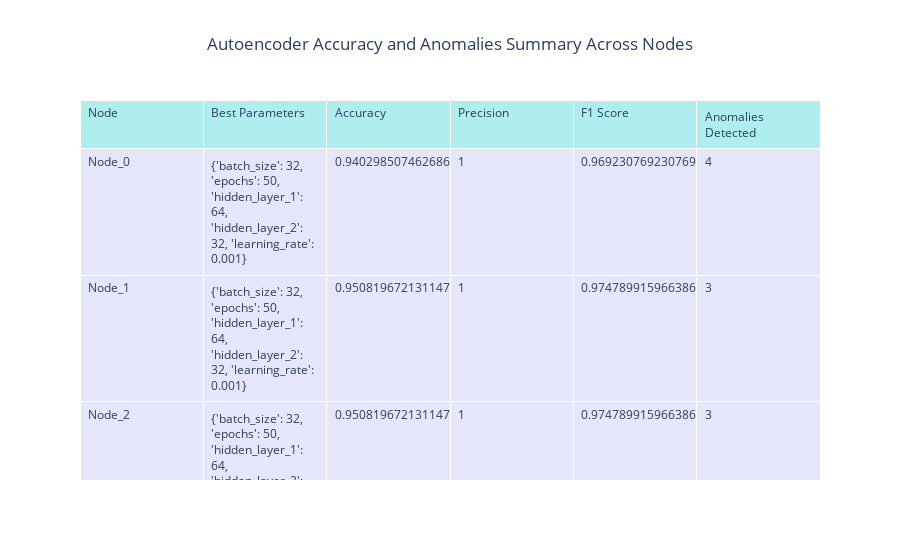

Notebook source saved alongside this figure:
### Markdown cell above
# Autoencoder

### Code cell
import pandas as pd
import numpy as np
import plotly.graph_objects as go
from sklearn.metrics import accuracy_score
from tensorflow.keras.models import Sequential
from tensorflow.keras.layers import Dense
from tensorflow.keras.optimizers import Adam
from tensorflow.keras.callbacks import EarlyStopping
from sklearn.model_selection import ParameterGrid
from sklearn.metrics import precision_score, f1_score
import os

# File path and naming convention
directory = '/Users/zxgan/FYP_Kubernetes/Dataset/cleaned_dataset/'
file_prefix = 'node_node_'
file_suffix = '_dataset.csv'
num_files = 50

# Parameter grid for autoencoder tuning
param_grid_ae = {
    'hidden_layer_1': [64, 128, 256],
    'hidden_layer_2': [32, 64, 128],
    'learning_rate': [0.001, 0.0001],
    'batch_size': [32, 64],
    'epochs': [50, 100],
}

# Initialize summary
results_summary = []

# Loop through each dataset
for i in range(num_files):
    file_path = f"{directory}{file_prefix}{i}{file_suffix}"
    print(f"Processing file: {file_path}")
    
    # Load dataset
    data = pd.read_csv(file_path)
    data.drop(columns=['timestamp', 'pod_status_Pending', 'pod_status_Running', 
                       'pod_status_Succeeded', 'pod_status_Failed', 'pod_status_Unknown'], inplace=True)
    numeric_data = data.select_dtypes(include=[np.number])
    
    # Split into training and testing sets
    from sklearn.model_selection import train_test_split
    X_train, X_test = train_test_split(numeric_data, test_size=0.2, random_state=42)
    
    best_accuracy_ae = 0
    best_f1_score_ae = 0
    best_precision_ae = 0
    best_autoencoder = None
    best_params_ae = None
    num_anomalies = 0

    # Train autoencoder for parameter grid
    for params in ParameterGrid(param_grid_ae):
        print(f"Node {i} - Testing parameters: {params}")
        autoencoder = Sequential([
            Dense(params['hidden_layer_1'], activation='relu', input_shape=(X_train.shape[1],)),
            Dense(params['hidden_layer_2'], activation='relu'),
            Dense(16, activation='relu'),
            Dense(params['hidden_layer_2'], activation='relu'),
            Dense(params['hidden_layer_1'], activation='relu'),
            Dense(X_train.shape[1], activation='sigmoid')
        ])
        autoencoder.compile(optimizer=Adam(learning_rate=params['learning_rate']), loss='mse')
        early_stopping = EarlyStopping(monitor='val_loss', patience=10, restore_best_weights=True)
        history = autoencoder.fit(
            X_train, X_train, epochs=params['epochs'], batch_size=params['batch_size'],
            validation_split=0.2, callbacks=[early_stopping], verbose=0
        )
        
        # Predict and calculate accuracy
        X_test_pred = autoencoder.predict(X_test)
        test_loss = np.mean(np.power(X_test_pred - X_test, 2), axis=1)
        threshold = np.percentile(test_loss, 95)
        y_test_pred = np.where(test_loss > threshold, 0, 1)
        accuracy = accuracy_score(np.ones(len(y_test_pred)), y_test_pred)
        precision = precision_score(np.ones(len(y_test_pred)), y_test_pred)
        f1 = f1_score(np.ones(len(y_test_pred)), y_test_pred)
        
        if accuracy > best_accuracy_ae:
            best_accuracy_ae = accuracy
            best_f1_score_ae = f1
            best_precision_ae = precision
            best_autoencoder = autoencoder
            best_params_ae = params
            num_anomalies = (y_test_pred == 0).sum()  # Count anomalies (where prediction is 0)
    
    print(f"Node {i} - Best Parameters: {best_params_ae}")
    print(f"Node {i} - Best Accuracy: {best_accuracy_ae}")
    print(f"Node {i} - Number of anomalies detected: {num_anomalies}")
    
    # Save the best model
    model_filename = f"/Users/zxgan/FYP_Kubernetes/Autoencoder_Model/Autoencoder_Model_Node_{i}.h5"
    best_autoencoder.save(model_filename)
    print(f"Model saved: {model_filename}")
    
    # Collect results for the node
    results_summary.append({
        "Node": f"Node_{i}",
        "Best Parameters": str(best_params_ae),
        "Accuracy": best_accuracy_ae,
        "Precision": best_precision_ae,
        "F1 Score": best_f1_score_ae,
        "Anomalies Detected": num_anomalies
    })

# Create a DataFrame for the summary
results_df = pd.DataFrame(results_summary)

# Display the summary in an interactive table
fig_summary = go.Figure(data=[go.Table(
    header=dict(values=list(results_df.columns),
                fill_color='paleturquoise',
                align='left'),
    cells=dict(values=[results_df[col] for col in results_df.columns],
               fill_color='lavender',
               align='left'))
])
fig_summary.update_layout(title="Autoencoder Accuracy and Anomalies Summary Across Nodes", title_x=0.5)
fig_summary.show()

# Save the summary to a CSV file
summary_csv_path = os.path.join(directory, "/Users/zxgan/FYP_Kubernetes/Accuracy_Summary/autoencoder_accuracy_and_anomalies_summary.csv")
results_df.to_csv(summary_csv_path, index=False)
print(f"Summary saved to: {summary_csv_path}")

### Figure 1 — Plotly figure (JSON) as saved in the notebook; plotly's stock layout.template omitted (floating-point values rounded to 4 significant figures; data arrays with more than 128 entries replaced by an {"elided": "..."} marker saying what was removed)
{"data": [{"cells": {"align": "left", "fill": {"color": "lavender"}, "values": {"elided": "6x50 mixed values"}}, "header": {"align": "left", "fill": {"color": "paleturquoise"}, "values": ["Node", "Best Parameters", "Accuracy", "Precision", "F1 Score", "Anomalies Detected"]}, "type": "table"}], "layout": {"title": {"text": "Autoencoder Accuracy and Anomalies Summary Across Nodes", "x": 0.5}}}
